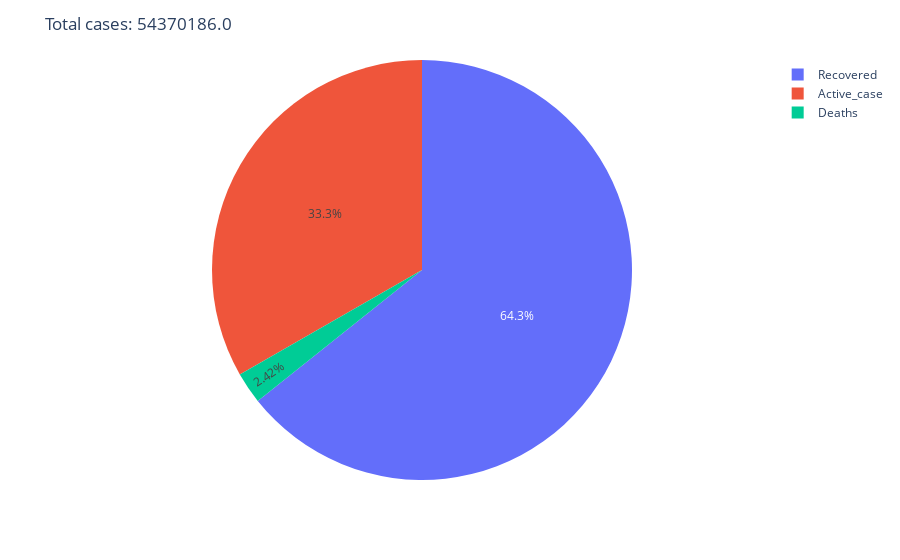

The cell this chart's notebook holds for it:
### Code cell
labels = ['Confirmed','Deaths','Recovered']
total = cov[cov['Last Update']=='2020-11-16'][labels]
total['Active_case'] = total['Confirmed']-total['Deaths']-total['Recovered']
values = [sum(total['Active_case']),sum(total['Deaths']),sum(total['Recovered'])]
fig = px.pie(names = ['Active_case','Deaths','Recovered'], values = values)
fig.update_layout(
    title = f'Total cases: {sum(total["Confirmed"])}')
fig.show()

### Figure 1 — Plotly figure (JSON) as saved in the notebook; plotly's stock layout.template omitted (floating-point values rounded to 4 significant figures)
{"data": [{"domain": {"x": [0, 1], "y": [0, 1]}, "hovertemplate": "label=%{label}<br>value=%{value}<extra></extra>", "labels": ["Active_case", "Deaths", "Recovered"], "legendgroup": "", "name": "", "showlegend": true, "type": "pie", "values": [18097899, 1317139, 34955148]}], "layout": {"legend": {"tracegroupgap": 0}, "margin": {"t": 60}, "title": {"text": "Total cases: 54370186.0"}}}
